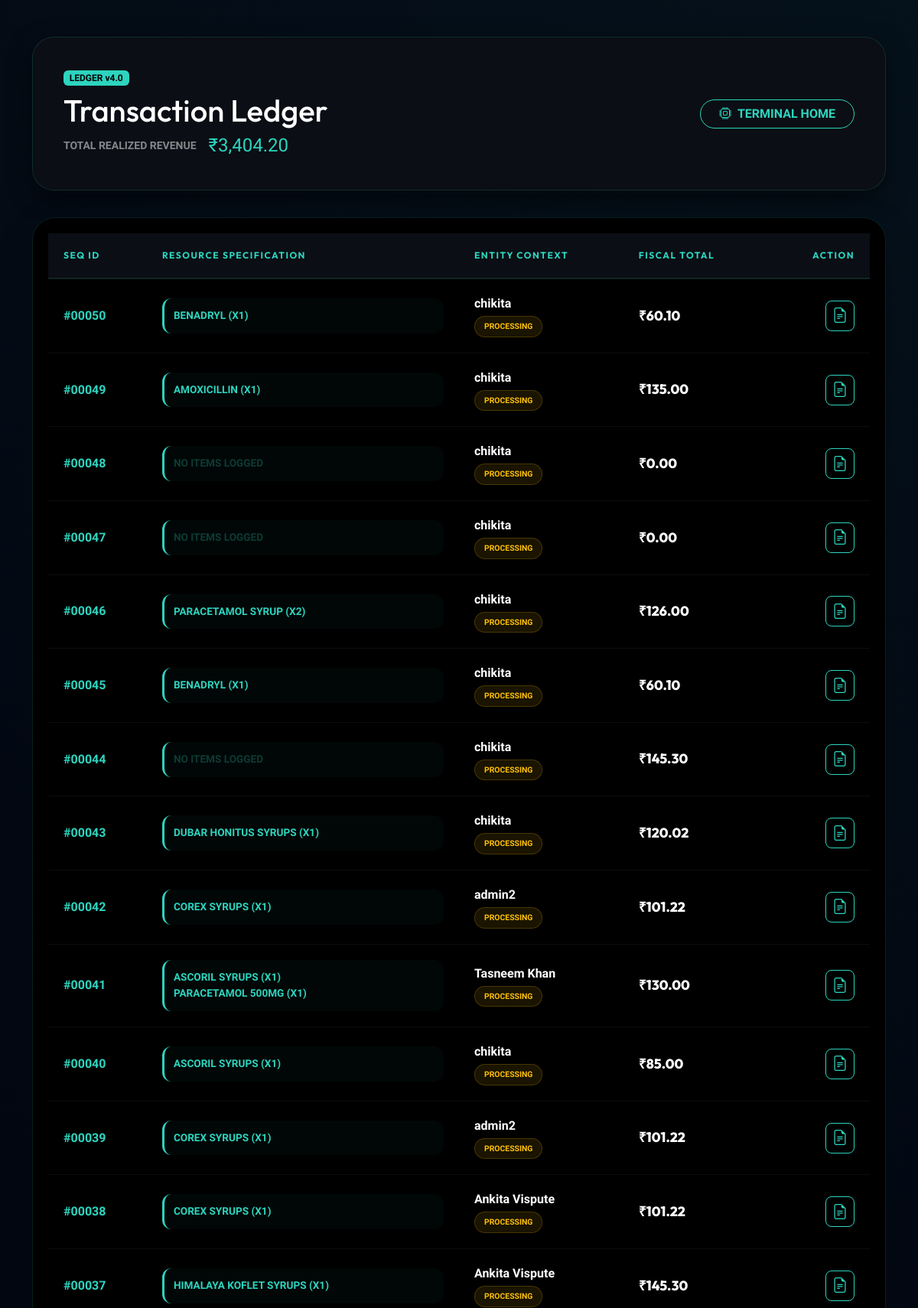
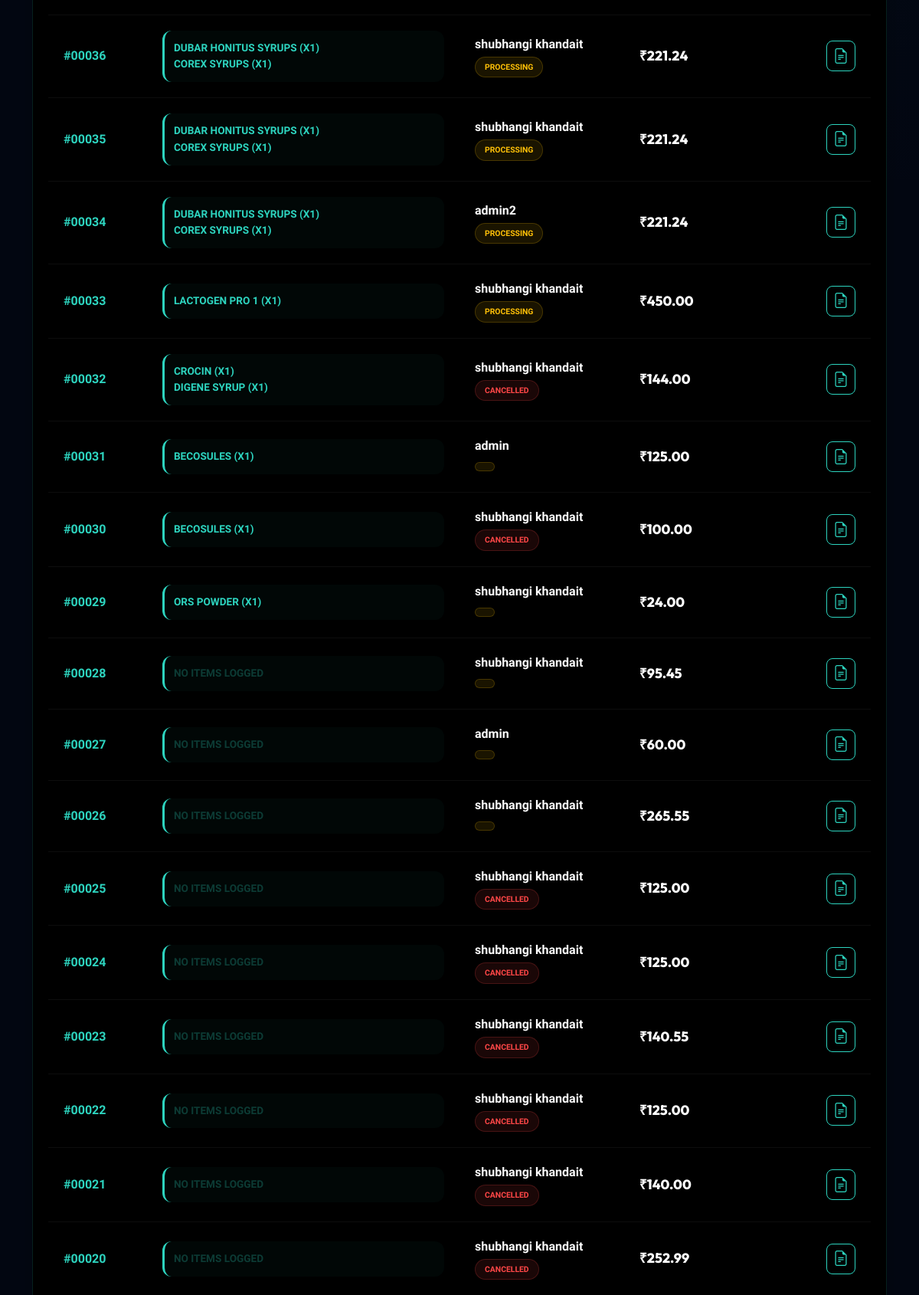
The app's page /admin/order.php (signed in, upper part) with its own data (2 pictures, top to bottom).
### tables this page shows
CREATE TABLE `orders` (
  `id` int(11) NOT NULL,
  `user_id` int(11) DEFAULT NULL,
  `customer_name` varchar(255) DEFAULT NULL,
  `medicine_id` int(11) DEFAULT NULL,
  `total_amount` decimal(10,2) DEFAULT NULL,
  `status` varchar(50) DEFAULT 'Pending',
  `payment_method` varchar(50) DEFAULT NULL,
  `claimed_category` varchar(50) DEFAULT NULL,
  `payment_mode` varchar(50) DEFAULT 'COD',
  `order_date` datetime DEFAULT current_timestamp(),
  `address` text DEFAULT NULL,
  `pincode` varchar(10) DEFAULT NULL,
  `phone` varchar(15) DEFAULT NULL,
  `quantity` int(11) DEFAULT NULL,
  `discount_reason` varchar(100) DEFAULT NULL,
  `discount_status` enum('none','pending','approved','rejected') DEFAULT 'none',
  `discounted_price` decimal(10,2) DEFAULT NULL,
  `subtotal` decimal(10,2) NOT NULL DEFAULT 0.00,
  `discount_amount` decimal(10,2) DEFAULT NULL,
  `discount_label` varchar(50) DEFAULT NULL
);

### admin/order.php (the view, shortened to what this page needs)
<?php
include('../config/db_connect.php');
$query = "SELECT
            o.*,
            COALESCE(u.username, o.customer_name) as customer_display,
            GROUP_CONCAT(CONCAT(m.m_name, ' (x', oi.quantity, ')') SEPARATOR '<br>') as item_details
          FROM orders o
          LEFT JOIN users u ON o.user_id = u.id
          LEFT JOIN order_items oi ON o.id = oi.order_id
          LEFT JOIN medicines m ON oi.medicine_id = m.id
          GROUP BY o.id
          ORDER BY o.id DESC";
$result = mysqli_query($conn, $query);
$status_filter = "status NOT IN ('Cancelled', 'Returned', 'Return Requested', 'Pending Review')";
$rev_res = mysqli_query($conn, "SELECT SUM(total_amount) as total FROM orders WHERE $status_filter");
$rev_data = mysqli_fetch_assoc($rev_res);
$total_revenue = $rev_data['total'] ?? 0;
?>
<!DOCTYPE html>
<html lang="en">
<head>
    <link href="https://cdn.jsdelivr.net/npm/bootstrap@5.3.0/dist/css/bootstrap.min.css" rel="stylesheet">
    <link rel="stylesheet" href="https://cdn.jsdelivr.net/npm/bootstrap-icons@1.11.0/font/bootstrap-icons.css">
</head>
<body>
<div class="container py-5">
    <div class="header-banner d-flex justify-content-between align-items-center">
        <div>
            <span class="badge mb-2 fw-bold" style="background: var(--cyan); color: #000;">LEDGER v4.0</span>
            <h1 class="fw-900 mb-1" style="font-family: 'Outfit';">Transaction Ledger</h1>
            <div class="d-flex align-items-center gap-3">
                <span class="opacity-50 small fw-bold text-uppercase">Total Realized Revenue</span>
                <span class="fs-4 fw-900" style="color: var(--cyan);">₹<?php echo number_format($total_revenue, 2); ?></span>
            </div>
        </div>
        <a href="dashboard.php" class="btn btn-outline-cyan rounded-pill px-4 fw-bold">
            <i class="bi bi-cpu me-2"></i>TERMINAL HOME
        </a>
    </div>
    <div class="glass-card shadow-lg">
        <div class="table-responsive">
            <table class="table table-hover align-middle" id="ledgerTable">
                <thead>
                    <tr>
                        <th style="width: 12%;">Seq ID</th>
                        <th style="width: 38%;">Resource Specification</th>
                        <th style="width: 20%;">Entity Context</th>
                        <th style="width: 15%;">Fiscal Total</th>
                        <th style="width: 15%;" class="text-end">Action</th>
                    </tr>
                </thead>
                <tbody>
                    <?php if($result): while($row = mysqli_fetch_assoc($result)):
                        $status = strtoupper($row['status'] ?? 'Processing');
                        $badge_class = 'bg-pending';
                        if($status == 'CANCELLED') $badge_class = 'bg-cancelled';
                    ?>
                    <tr>
                        <td class="fw-bold" style="color: var(--cyan);">
                            #<?php echo str_pad($row['id'], 5, '0', STR_PAD_LEFT); ?>
                        </td>
                        <td>
                            <div class="prod-box">
                                <div class="medicine-title">
                                    <?php echo !empty($row['item_details']) ? $row['item_details'] : '<span class="opacity-25">NO ITEMS LOGGED</span>'; ?>
                                </div>
                            </div>
                        </td>
                        <td>
                            <div class="fw-bold text-white mb-1"><?php echo htmlspecialchars($row['customer_display']); ?></div>
                            <span class="status-badge <?php echo $badge_class; ?>"><?php echo $status; ?></span>
                        </td>
                        <td>
                            <div class="price-text">₹<?php echo number_format($row['total_amount'], 2); ?></div>
                        </td>
                        <td class="text-end">
                            <a href="../customer/invoice.php?id=<?php echo $row['id']; ?>" class="btn btn-sm btn-outline-cyan rounded-3">
                                <i class="bi bi-file-earmark-text fs-5"></i>
                            </a>
                        </td>
                    </tr>
                    <?php endwhile; endif; ?>
                </tbody>
            </table>
        </div>
    </div>
</div>
</body>
</html>

### admin/order.php (style rules this page uses)
:root { --cyan: #2DD4BF; --bg: #030712; --card-bg: #0b0e14; --border: rgba(45, 212, 191, 0.15); }
body { background: var(--bg); color: #fff; font-family: 'Plus Jakarta Sans', sans-serif; background-image: radial-gradient(circle at 100% 0%, rgba(45, 212, 191, 0.05) 0%, transparent 40%); min-height: 100vh; }
.header-banner { background: var(--card-bg); border-radius: 28px; padding: 40px; margin-bottom: 35px; border: 1px solid var(--border); box-shadow: 0 10px 30px rgba(0,0,0,0.5); }
.glass-card { background: #000000; border: 1px solid var(--border); border-radius: 30px; padding: 20px; box-shadow: 0 25px 50px -12px rgba(0,0,0,0.5); overflow: hidden; }
.table thead th { background: #0b0e14 !important; color: var(--cyan) !important; font-family: 'Outfit'; font-size: 0.75rem; letter-spacing: 1.5px; padding: 20px; text-transform: uppercase; border-bottom: 2px solid var(--border) !important; }
.table tbody td { padding: 20px; border-bottom: 1px solid rgba(255,255,255,0.05); color: #ffffff; background: #000000 !important; }
.prod-box { background: rgba(45, 212, 191, 0.03); border-left: 3px solid var(--cyan); padding: 12px; border-radius: 12px; }
.medicine-title { color: var(--cyan) !important; font-weight: 700; font-size: 0.85rem; text-transform: uppercase; line-height: 1.6; }
.price-text { font-family: 'Outfit'; font-weight: 800; font-size: 1.1rem; color: #ffffff; }
.status-badge { font-size: 0.65rem; padding: 5px 12px; border-radius: 50px; font-weight: 800; text-transform: uppercase; display: inline-block; }
.bg-pending { background: rgba(255, 193, 7, 0.1); color: #ffc107; border: 1px solid rgba(255, 193, 7, 0.2); }
.bg-cancelled { background: rgba(255, 71, 71, 0.1); color: #ff4747; border: 1px solid rgba(255, 71, 71, 0.2); }
.btn-outline-cyan { border-color: var(--cyan); color: var(--cyan); }

### records on screen
orders: id "00050", item_details "BENADRYL (X1)", customer_display "chikita", status "PROCESSING", total_amount "60.10"
orders: id "00049", item_details "AMOXICILLIN (X1)", customer_display "chikita", status "PROCESSING", total_amount "135.00"
orders: id "00048", shows "NO ITEMS LOGGED", customer_display "chikita", status "PROCESSING", total_amount "0.00"
orders: id "00047", shows "NO ITEMS LOGGED", customer_display "chikita", status "PROCESSING", total_amount "0.00"
orders: id "00046", item_details "PARACETAMOL SYRUP (X2)", customer_display "chikita", status "PROCESSING", total_amount "126.00"
orders: id "00045", item_details "BENADRYL (X1)", customer_display "chikita", status "PROCESSING", total_amount "60.10"
orders: id "00044", shows "NO ITEMS LOGGED", customer_display "chikita", status "PROCESSING", total_amount "145.30"
orders: id "00043", item_details "DUBAR HONITUS SYRUPS (X1)", customer_display "chikita", status "PROCESSING", total_amount "120.02"
orders: id "00042", item_details "COREX SYRUPS (X1)", customer_display "admin2", status "PROCESSING", total_amount "101.22"
orders: id "00041", item_details "ASCORIL SYRUPS (X1) PARACETAMOL 500MG (X1)", customer_display "Tasneem Khan", status "PROCESSING", total_amount "130.00"
orders: id "00040", item_details "ASCORIL SYRUPS (X1)", customer_display "chikita", status "PROCESSING", total_amount "85.00"
orders: id "00039", item_details "COREX SYRUPS (X1)", customer_display "admin2", status "PROCESSING", total_amount "101.22"
orders: id "00038", item_details "COREX SYRUPS (X1)", customer_display "Ankita Vispute", status "PROCESSING", total_amount "101.22"
orders: id "00037", item_details "HIMALAYA KOFLET SYRUPS (X1)", customer_display "Ankita Vispute", status "PROCESSING", total_amount "145.30"
orders: id "00036", item_details "DUBAR HONITUS SYRUPS (X1) COREX SYRUPS (X1)", customer_display "shubhangi khandait", status "PROCESSING", total_amount "221.24"
orders: id "00035", item_details "DUBAR HONITUS SYRUPS (X1) COREX SYRUPS (X1)", customer_display "shubhangi khandait", status "PROCESSING", total_amount "221.24"
orders: id "00034", item_details "DUBAR HONITUS SYRUPS (X1) COREX SYRUPS (X1)", customer_display "admin2", status "PROCESSING", total_amount "221.24"
orders: id "00033", item_details "LACTOGEN PRO 1 (X1)", customer_display "shubhangi khandait", status "PROCESSING", total_amount "450.00"
orders: id "00032", item_details "CROCIN (X1) DIGENE SYRUP (X1)", customer_display "shubhangi khandait", status "CANCELLED", total_amount "144.00"
orders: id "00031", item_details "BECOSULES (X1)", customer_display "admin", total_amount "125.00"
orders: id "00030", item_details "BECOSULES (X1)", customer_display "shubhangi khandait", status "CANCELLED", total_amount "100.00"
orders: id "00029", item_details "ORS POWDER (X1)", customer_display "shubhangi khandait", total_amount "24.00"
orders: id "00028", shows "NO ITEMS LOGGED", customer_display "shubhangi khandait", total_amount "95.45"
orders: id "00027", shows "NO ITEMS LOGGED", customer_display "admin", total_amount "60.00"
orders: id "00026", shows "NO ITEMS LOGGED", customer_display "shubhangi khandait", total_amount "265.55"
orders: id "00025", shows "NO ITEMS LOGGED", customer_display "shubhangi khandait", status "CANCELLED", total_amount "125.00"
orders: id "00024", shows "NO ITEMS LOGGED", customer_display "shubhangi khandait", status "CANCELLED", total_amount "125.00"
orders: id "00023", shows "NO ITEMS LOGGED", customer_display "shubhangi khandait", status "CANCELLED", total_amount "140.55"
orders: id "00022", shows "NO ITEMS LOGGED", customer_display "shubhangi khandait", status "CANCELLED", total_amount "125.00"
orders: id "00021", shows "NO ITEMS LOGGED", customer_display "shubhangi khandait", status "CANCELLED", total_amount "140.00"
orders: id "00020", shows "NO ITEMS LOGGED", customer_display "shubhangi khandait", status "CANCELLED", total_amount "252.99"

### other values on screen
$total_revenue "3,404.20"
